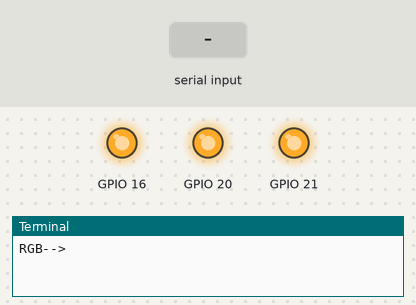
Bench run of a program on a simulated Raspberry Pi (BCM pin numbers). Parts: output pins drawn as LEDs (lit = HIGH), the last lines printed to the terminal. The test bench sets the inputs (shaded band).

Above: at 1.2 s.
1.3 s: "200" typed at the terminal, then Enter
At 2.6 s:
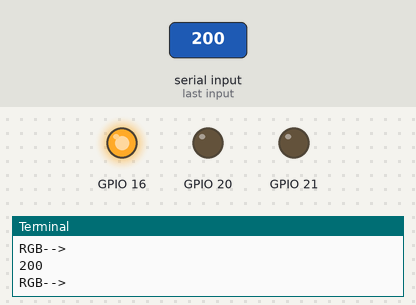
Timing chart, 0 to 4.3 s (numbered marks = the images above; inputs shaded):
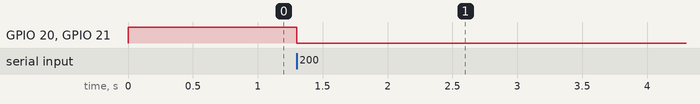

The program:

RGBLED.py
```python
import RPi.GPIO as GPIO

GPIO.setmode(GPIO.BCM)

GPIO.setup(16,GPIO.OUT)
GPIO.output(16,1)
GPIO.setup(20,GPIO.OUT)
GPIO.output(20,1)
GPIO.setup(21,GPIO.OUT)
GPIO.output(21,1)

try:
    while(True):
        request = input("RGB-->")
        if (len(request) == 3):
            GPIO.output(16, int(request[0]))
            GPIO.output(20, int(request[1]))
            GPIO.output(21, int(request[2]))

except KeyboardInterrupt:
    GPIO.cleanup()
```

Measured:
- after the input at 1.3 s, GPIO 20, GPIO 21: HIGH → LOW at once
